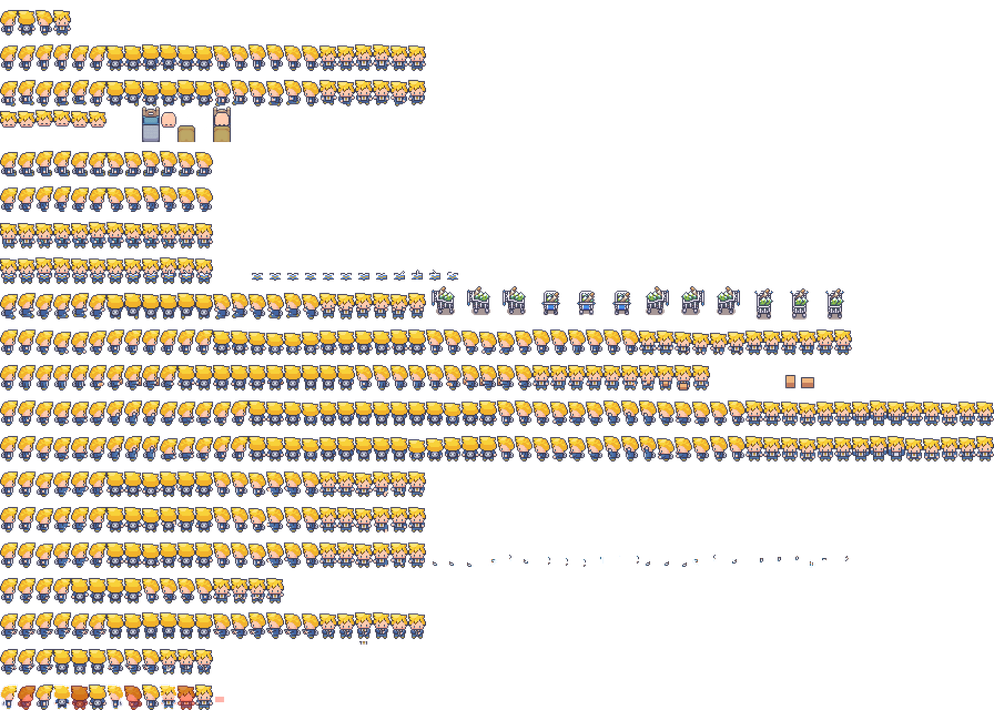
#> input picture assets/Characters BEHIND THE SMILE/PROTAGONISTS/Aiden Parker.png, 994 x 710 px, shrunk from 1792 x 1280 before the run, found by its file name
$ python analyze_spritesheet.py
#> lines starting #> are read from the running program, lines starting #| are printed output that depends on the picture
"""
Analyze the Aiden Parker spritesheet to detect individual sprite frames.
Scans for non-transparent regions to identify the grid layout.
"""
from PIL import Image
import numpy as np

img = Image.open(r"assets\Characters BEHIND THE SMILE\PROTAGONISTS\Aiden Parker.png")
#> img is the input picture: PIL image 994x710 RGBA; mean R, G, B, A 43.1, 37.7, 29.1, 60.2
arr = np.array(img)  # shape: (height, width, 4) RGBA
print(f"Image size: {img.size} (WxH)")
#| Image size: (994, 710) (WxH)
print(f"Array shape: {arr.shape}")
#| Array shape: (710, 994, 4)

alpha = arr[:, :, 3]  # alpha channel
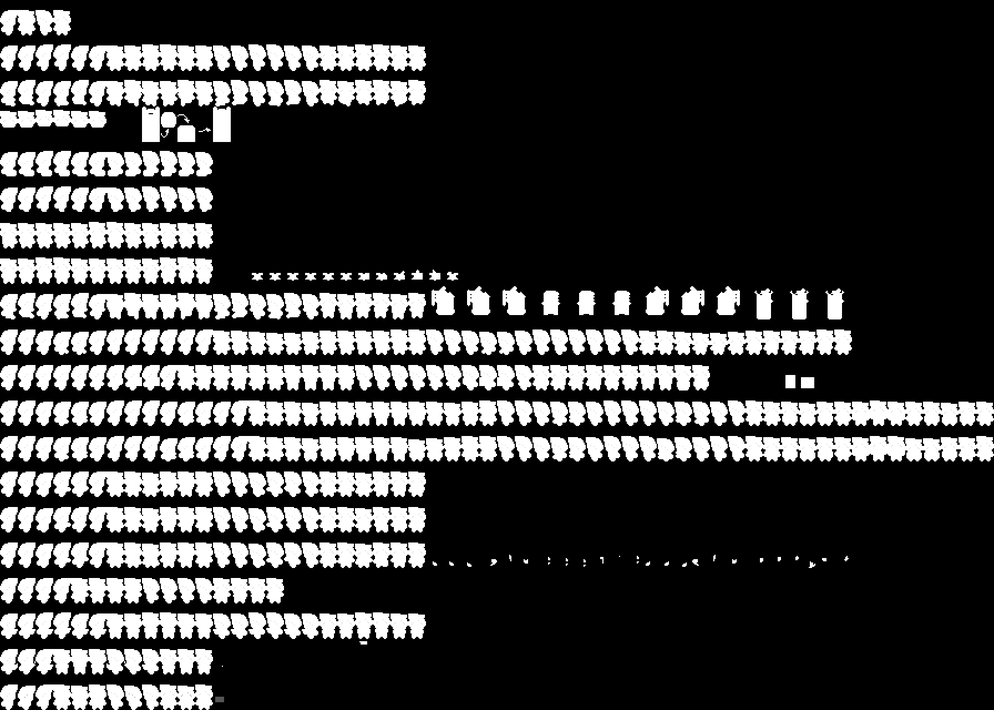
#> alpha: shape (710, 994); min 0, max 255, mean 60.2

# Find non-transparent rows
row_has_content = np.any(alpha > 0, axis=1)
# Find non-transparent cols
col_has_content = np.any(alpha > 0, axis=0)

# Detect row groups (sprite rows)
print("\n=== Row groups with content ===")
in_group = False
row_groups = []
start = 0
for y in range(alpha.shape[0]):
    if row_has_content[y] and not in_group:
        start = y
        in_group = True
    elif not row_has_content[y] and in_group:
        row_groups.append((start, y - 1))
        in_group = False
#> after the loop, in_group = True; row_groups = 30 pairs, first value 7 to 648, second value 7 to 676; start = 682
if in_group:
    row_groups.append((start, alpha.shape[0] - 1))

for i, (y1, y2) in enumerate(row_groups):
    height = y2 - y1 + 1
    print(f"  Row {i}: y={y1}-{y2}  height={height}px")
#> this loop made 31 passes
#> (y1, y2, height) on passes 1 to 12: (7, 7, 1), (9, 37, 29), (42, 71, 30), (73, 73, 1), (77, 142, 66), (144, 144, 1), (148, 178, 31), (184, 212, 29), (219, 250, 32), (255, 321, 67), (327, 355, 29), (357, 357, 1)
#|   Row 0: y=7-7  height=1px
#|   Row 1: y=9-37  height=29px
#|   Row 2: y=42-71  height=30px
#|   Row 3: y=73-73  height=1px
#|   Row 4: y=77-142  height=66px
#|   Row 5: y=144-144  height=1px
#|   Row 6: y=148-178  height=31px
#|   Row 7: y=184-212  height=29px
#> (further printed lines are left out)

# For each row group, detect column groups (individual sprites)
print("\n=== Sprite frames per row ===")
for i, (y1, y2) in enumerate(row_groups):
    row_alpha = alpha[y1:y2+1, :]
    col_has = np.any(row_alpha > 0, axis=0)

    in_group = False
    sprites = []
    for x in range(len(col_has)):
        if col_has[x] and not in_group:
            sx = x
            in_group = True
        elif not col_has[x] and in_group:
            sprites.append((sx, x - 1))
            in_group = False
    if in_group:
        sprites.append((sx, len(col_has) - 1))

    # Try to detect uniform frame width
    widths = [x2 - x1 + 1 for x1, x2 in sprites]

    print(f"\n  Row {i} (y={y1}-{y2}, h={y2-y1+1}): {len(sprites)} sprites")
    if sprites:
        # Show first few and last few
        for j, (x1, x2) in enumerate(sprites[:5]):
            print(f"    Frame {j}: x={x1}-{x2}, w={x2-x1+1}")
        if len(sprites) > 10:
            print(f"    ... ({len(sprites) - 10} more) ...")
            for j, (x1, x2) in enumerate(sprites[-5:]):
                print(f"    Frame {len(sprites)-5+j}: x={x1}-{x2}, w={x2-x1+1}")
        elif len(sprites) > 5:
            for j, (x1, x2) in enumerate(sprites[5:]):
                print(f"    Frame {5+j}: x={x1}-{x2}, w={x2-x1+1}")

        # Analyze common widths
        from collections import Counter
        wc = Counter(widths)
        print(f"    Width distribution: {dict(wc)}")
#> this loop made 31 passes
#> (y1, y2, widths, wc) on passes 1, 6, 10, 14, 15, 18: (7, 7, [21, 9, 10], {21: 1, 9: 1, 10: 1}), (144, 144, [18, 17, 18], {18: 2, 17: 1}), (255, 321, [461, 1, 27, 28, 24, 24, 24, 27, 1, 28, 27, 1, 24, 24, 24], {461: 1, 1: 3, 27: 3, 28: 2, 24: 6}), (364, 392, [711, 1, 1, 11, 2, 15, 1], {711: 1, 1: 3, 11: 1, 2: 1, 15: 1}), (398, 426, [994], {994: 1}), (435, 463, [994], {994: 1})
#> (y1, y2, wc) on passes 2, 3, 4, 5, 7, 8: (9, 37, {72: 1, 1: 1}), (42, 71, {427: 1, 1: 1}), (73, 73, {3: 12, 2: 24}), (77, 142, {427: 1, 1: 1}), (148, 178, {214: 1, 1: 1}), (184, 212, {214: 1, 1: 1})
#> (printed output is left out)
#> after the loop, sx = 226

# Also try fixed grid detection
print("\n=== Fixed grid detection ===")
# Check if 32x32 or other common sizes work
for frame_size in [16, 24, 32, 48, 64]:
    cols = img.width // frame_size
    rows = img.height // frame_size
    # Check how many non-empty frames there are
    non_empty = 0
    for gy in range(rows):
        for gx in range(cols):
            region = alpha[gy*frame_size:(gy+1)*frame_size, gx*frame_size:(gx+1)*frame_size]
            if np.any(region > 0):
                non_empty += 1
    print(f"  {frame_size}x{frame_size} grid: {cols}x{rows} = {cols*rows} cells, {non_empty} non-empty")
